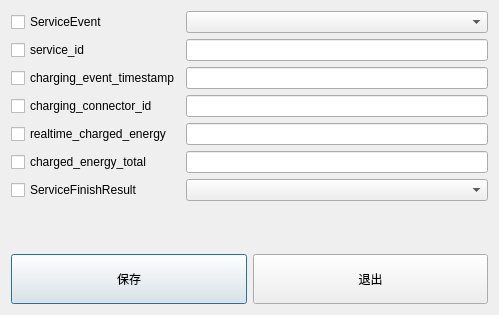
<?xml version="1.0" encoding="UTF-8"?>
<ui version="4.0">
 <class>ServiceInfoDialog</class>
 <widget class="QDialog" name="ServiceInfoDialog">
  <property name="geometry">
   <rect>
    <x>0</x>
    <y>0</y>
    <width>499</width>
    <height>315</height>
   </rect>
  </property>
  <property name="windowTitle">
   <string>Dialog</string>
  </property>
  <layout class="QGridLayout" name="gridLayout_2">
   <item row="0" column="0" colspan="2">
    <layout class="QGridLayout" name="gridLayout">
     <item row="2" column="1">
      <widget class="QLineEdit" name="lineEdit_charging_event_timestamp"/>
     </item>
     <item row="6" column="1">
      <widget class="QComboBox" name="comboBox_ServiceFinishResult"/>
     </item>
     <item row="4" column="0">
      <widget class="QCheckBox" name="checkBox_realtime_charged_energy">
       <property name="text">
        <string>realtime_charged_energy</string>
       </property>
      </widget>
     </item>
     <item row="1" column="0">
      <widget class="QCheckBox" name="checkBox_service_id">
       <property name="text">
        <string>service_id</string>
       </property>
      </widget>
     </item>
     <item row="1" column="1">
      <widget class="QLineEdit" name="lineEdit_service_id"/>
     </item>
     <item row="0" column="0">
      <widget class="QCheckBox" name="checkBox_ServiceEvent">
       <property name="text">
        <string>ServiceEvent</string>
       </property>
      </widget>
     </item>
     <item row="5" column="0">
      <widget class="QCheckBox" name="checkBox_charged_energy_total">
       <property name="text">
        <string>charged_energy_total</string>
       </property>
      </widget>
     </item>
     <item row="4" column="1">
      <widget class="QLineEdit" name="lineEdit_realtime_charged_energy"/>
     </item>
     <item row="2" column="0">
      <widget class="QCheckBox" name="checkBox_charging_event_timestamp">
       <property name="text">
        <string>charging_event_timestamp</string>
       </property>
      </widget>
     </item>
     <item row="5" column="1">
      <widget class="QLineEdit" name="lineEdit_charged_energy_total"/>
     </item>
     <item row="3" column="0">
      <widget class="QCheckBox" name="checkBox_charging_connector_id">
       <property name="text">
        <string>charging_connector_id</string>
       </property>
      </widget>
     </item>
     <item row="6" column="0">
      <widget class="QCheckBox" name="checkBox_ServiceFinishResult">
       <property name="text">
        <string>ServiceFinishResult</string>
       </property>
      </widget>
     </item>
     <item row="0" column="1">
      <widget class="QComboBox" name="comboBox_ServiceEvent"/>
     </item>
     <item row="3" column="1">
      <widget class="QLineEdit" name="lineEdit_charging_connector_id"/>
     </item>
     <item row="7" column="0">
      <spacer name="verticalSpacer">
       <property name="orientation">
        <enum>Qt::Vertical</enum>
       </property>
       <property name="sizeHint" stdset="0">
        <size>
         <width>20</width>
         <height>40</height>
        </size>
       </property>
      </spacer>
     </item>
    </layout>
   </item>
   <item row="1" column="0">
    <widget class="QPushButton" name="pushButton_save">
     <property name="minimumSize">
      <size>
       <width>0</width>
       <height>50</height>
      </size>
     </property>
     <property name="text">
      <string>保存</string>
     </property>
    </widget>
   </item>
   <item row="1" column="1">
    <widget class="QPushButton" name="pushButton_quit">
     <property name="minimumSize">
      <size>
       <width>0</width>
       <height>50</height>
      </size>
     </property>
     <property name="text">
      <string>退出</string>
     </property>
    </widget>
   </item>
  </layout>
 </widget>
 <resources/>
 <connections/>
</ui>
